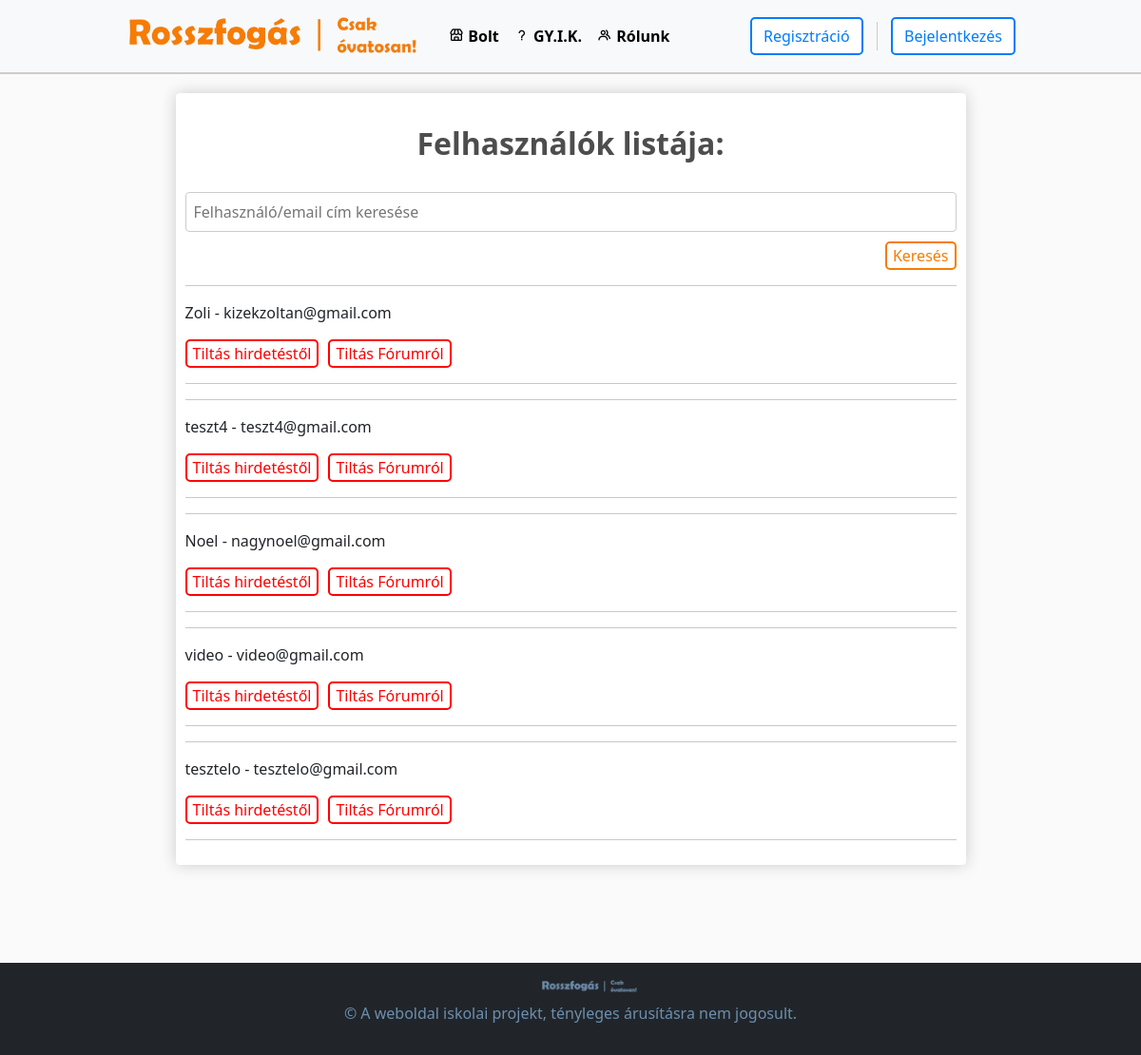
The app's page /search/, older data.
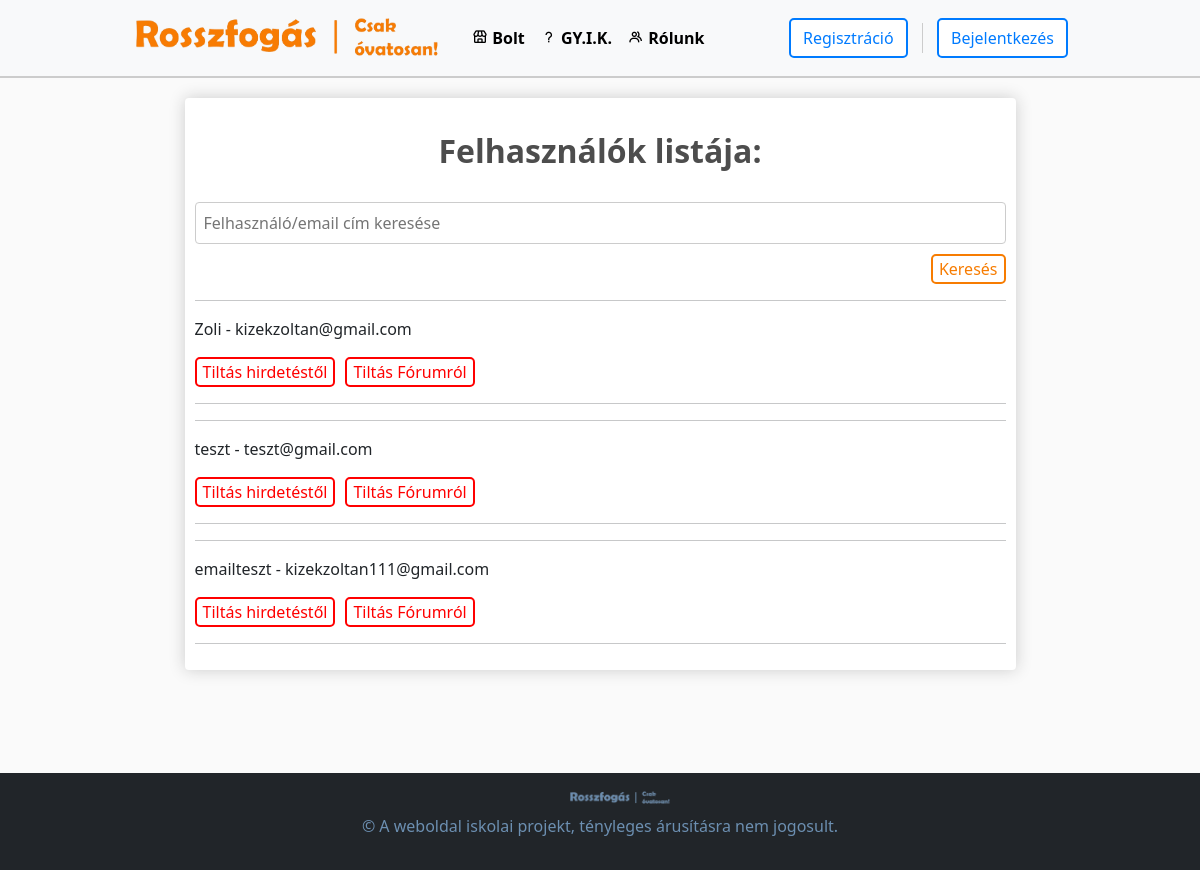
The same page, newer data.
### default/models.py (models this page shows, shortened)
class Customer(models.Model):
    user = models.OneToOneField(User, on_delete=models.CASCADE, null=True, blank=True)
    name = models.CharField(max_length=200, null=True)
    email = models.CharField(max_length=200, null=True)
    Vezetéknév = models.CharField(max_length=200, null=True , default="")
    Keresztnév = models.CharField(max_length=200, null=True , default="")
    Lakcím = models.CharField(max_length=200, null=True, default="")
    banned_ad = models.BooleanField(default=False)
    banned_forum = models.BooleanField(default=False)
    Telefonszám = models.CharField(
        max_length=12,
        null=True,
        default="",
        validators=[
            RegexValidator(
                regex=r'^[\d()+-]*$',
                message='A telefonszám csak számokat, illetve + karaktert tartalmazhat',
                code='ervenytelen_szam'
            )
        ]
    )

### default/views.py (the view)
# urls.py: path('search/', views.search_users, name='search_users'),
def search_users(request):
    search_query = request.GET.get('search')
    if search_query:
        customers = Customer.objects.filter(Q(name__icontains=search_query) | Q(email__icontains=search_query))
    else:
        customers = Customer.objects.all()
    return render(request, 'default/korlatok.html', {'customers': customers})

### default/templates/default/korlatok.html (shortened to what this page needs)
{% extends "default/layout.html" %}
{% load static %}
{% block body %}
<div class="row">
    <div class="col-lg-9 mx-auto" style="margin-top: 20px;">
        <div class="box-element" id="form-wrapper">
            <div id="user-info profile-info">
                <br>
                <h2 style="text-align: center;"><strong>Felhasználók listája:</strong></h2>
                <br>
                <form method="GET" action="{% url 'search_users' %}" style="display: flex;">
                    <input type="text" name="search" placeholder="Felhasználó/email cím keresése">
                    <button type="submit" class="user-btn" style="margin-left: auto;">Keresés</button>
                </form>
                {% for customer in customers %}
                    <hr>
                    {{ customer.name }} - {{ customer.email }}
                    <form method="post" class="ban-form" action="{% url 'ban' %}">
                        {% if not customer.banned_ad %}
                            <button class="delete-btn" type="submit" name="ban_type" value="sale" style="margin-right: 10px">Tiltás hirdetéstől</button>
                        {% else %}
                            <button class="user-btn" type="submit" name="ban_type" value="unsale" style="margin-right: 10px">Tiltás levétele a hirdetéstől</button>
                        {% endif %}
                        {% if not customer.banned_forum %}
                            <button class="delete-btn" type="submit" name="ban_type" value="forum" style="margin-right: 10px">Tiltás Fórumról</button>
                        {% else %}
                            <button class="user-btn" type="submit" name="ban_type" value="unforum">Tiltás levétele a Fórumról</button>
                        {% endif %}
                    </form>
                    <hr>
                {% endfor %}
            </div>
        </div>
    </div>
</div>
{% endblock %}

Row changes from the older to the newer data that the page shows:
removed Customer: name "teszt4", email "teszt4@gmail.com", banned_ad "Tiltás hirdetéstől", banned_forum "Tiltás Fórumról"
removed Customer: name "Noel", email "nagynoel@gmail.com", banned_ad "Tiltás hirdetéstől", banned_forum "Tiltás Fórumról"
removed Customer: name "video", email "video@gmail.com", banned_ad "Tiltás hirdetéstől", banned_forum "Tiltás Fórumról"
removed Customer: name "tesztelo", email "tesztelo@gmail.com", banned_ad "Tiltás hirdetéstől", banned_forum "Tiltás Fórumról"
added Customer: name "teszt", email "teszt@gmail.com", banned_ad "Tiltás hirdetéstől", banned_forum "Tiltás Fórumról"
added Customer: name "emailteszt", email "kizekzoltan111@gmail.com", banned_ad "Tiltás hirdetéstől", banned_forum "Tiltás Fórumról"
